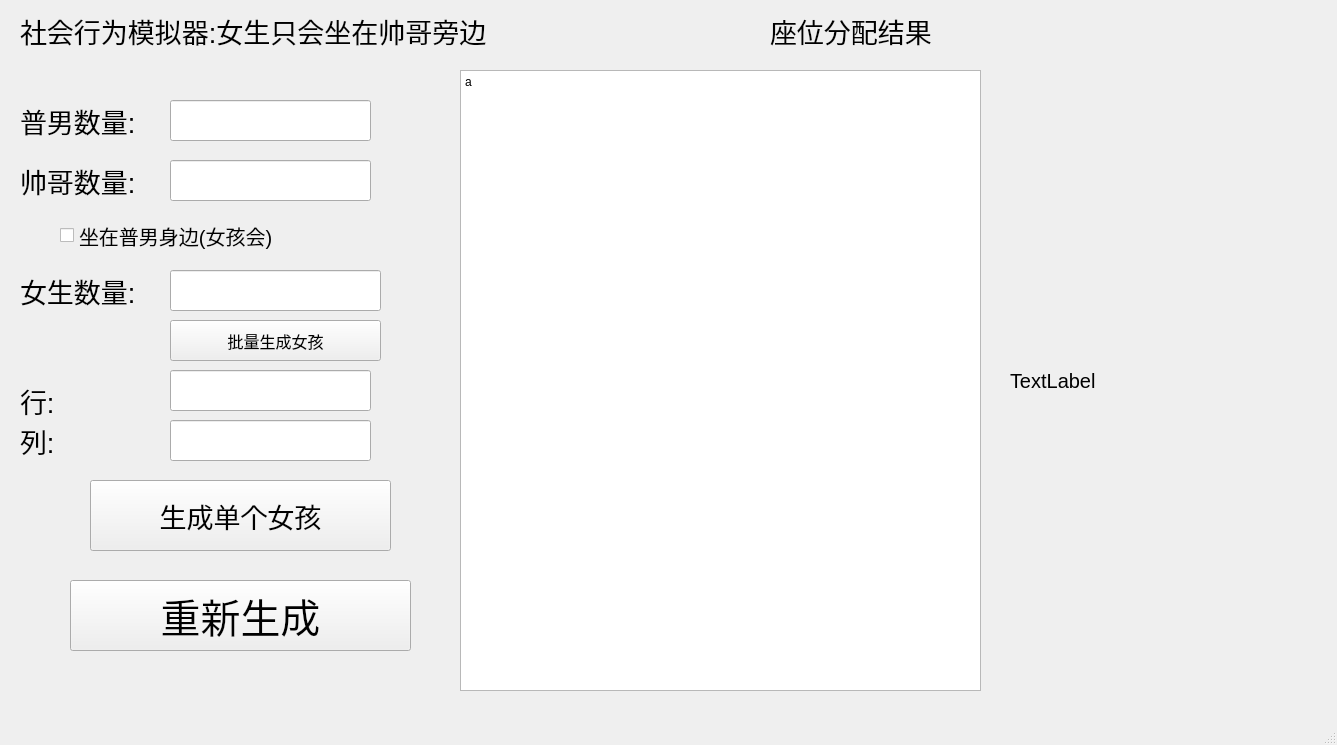
<?xml version="1.0" encoding="UTF-8"?>
<ui version="4.0">
 <class>MainWindow</class>
 <widget class="QMainWindow" name="MainWindow">
  <property name="geometry">
   <rect>
    <x>0</x>
    <y>0</y>
    <width>1337</width>
    <height>745</height>
   </rect>
  </property>
  <property name="windowTitle">
   <string>MainWindow</string>
  </property>
  <widget class="QWidget" name="centralwidget">
   <widget class="QPushButton" name="pushButton">
    <property name="geometry">
     <rect>
      <x>170</x>
      <y>320</y>
      <width>211</width>
      <height>41</height>
     </rect>
    </property>
    <property name="font">
     <font>
      <pointsize>12</pointsize>
     </font>
    </property>
    <property name="text">
     <string>批量生成女孩</string>
    </property>
   </widget>
   <widget class="QLineEdit" name="lineEdit">
    <property name="geometry">
     <rect>
      <x>170</x>
      <y>100</y>
      <width>201</width>
      <height>41</height>
     </rect>
    </property>
   </widget>
   <widget class="QLineEdit" name="lineEdit_2">
    <property name="geometry">
     <rect>
      <x>170</x>
      <y>160</y>
      <width>201</width>
      <height>41</height>
     </rect>
    </property>
   </widget>
   <widget class="QLineEdit" name="lineEdit_3">
    <property name="geometry">
     <rect>
      <x>170</x>
      <y>370</y>
      <width>201</width>
      <height>41</height>
     </rect>
    </property>
   </widget>
   <widget class="QPushButton" name="pushButton_2">
    <property name="geometry">
     <rect>
      <x>90</x>
      <y>480</y>
      <width>301</width>
      <height>71</height>
     </rect>
    </property>
    <property name="font">
     <font>
      <pointsize>20</pointsize>
     </font>
    </property>
    <property name="text">
     <string>生成单个女孩</string>
    </property>
   </widget>
   <widget class="QLabel" name="label">
    <property name="geometry">
     <rect>
      <x>20</x>
      <y>100</y>
      <width>161</width>
      <height>41</height>
     </rect>
    </property>
    <property name="font">
     <font>
      <pointsize>20</pointsize>
     </font>
    </property>
    <property name="text">
     <string>普男数量:</string>
    </property>
   </widget>
   <widget class="QLabel" name="label_2">
    <property name="geometry">
     <rect>
      <x>20</x>
      <y>160</y>
      <width>161</width>
      <height>41</height>
     </rect>
    </property>
    <property name="font">
     <font>
      <pointsize>20</pointsize>
     </font>
    </property>
    <property name="text">
     <string>帅哥数量:</string>
    </property>
   </widget>
   <widget class="QLabel" name="label_3">
    <property name="geometry">
     <rect>
      <x>20</x>
      <y>420</y>
      <width>91</width>
      <height>41</height>
     </rect>
    </property>
    <property name="font">
     <font>
      <pointsize>20</pointsize>
     </font>
    </property>
    <property name="text">
     <string>列:</string>
    </property>
   </widget>
   <widget class="QLabel" name="label_4">
    <property name="geometry">
     <rect>
      <x>20</x>
      <y>270</y>
      <width>161</width>
      <height>41</height>
     </rect>
    </property>
    <property name="font">
     <font>
      <pointsize>20</pointsize>
     </font>
    </property>
    <property name="text">
     <string>女生数量:</string>
    </property>
   </widget>
   <widget class="QLineEdit" name="lineEdit_4">
    <property name="geometry">
     <rect>
      <x>170</x>
      <y>270</y>
      <width>211</width>
      <height>41</height>
     </rect>
    </property>
   </widget>
   <widget class="QLabel" name="label_5">
    <property name="geometry">
     <rect>
      <x>20</x>
      <y>10</y>
      <width>711</width>
      <height>41</height>
     </rect>
    </property>
    <property name="font">
     <font>
      <pointsize>20</pointsize>
     </font>
    </property>
    <property name="text">
     <string>社会行为模拟器:女生只会坐在帅哥旁边</string>
    </property>
   </widget>
   <widget class="QLabel" name="label_6">
    <property name="geometry">
     <rect>
      <x>770</x>
      <y>10</y>
      <width>211</width>
      <height>41</height>
     </rect>
    </property>
    <property name="font">
     <font>
      <pointsize>20</pointsize>
     </font>
    </property>
    <property name="text">
     <string>座位分配结果</string>
    </property>
   </widget>
   <widget class="QPushButton" name="pushButton_3">
    <property name="geometry">
     <rect>
      <x>70</x>
      <y>580</y>
      <width>341</width>
      <height>71</height>
     </rect>
    </property>
    <property name="font">
     <font>
      <pointsize>30</pointsize>
     </font>
    </property>
    <property name="text">
     <string>重新生成</string>
    </property>
   </widget>
   <widget class="QTextEdit" name="textEdit">
    <property name="geometry">
     <rect>
      <x>460</x>
      <y>70</y>
      <width>521</width>
      <height>621</height>
     </rect>
    </property>
    <property name="font">
     <font>
      <weight>50</weight>
      <bold>false</bold>
     </font>
    </property>
    <property name="html">
     <string>&lt;!DOCTYPE HTML PUBLIC &quot;-//W3C//DTD HTML 4.0//EN&quot; &quot;http://www.w3.org/TR/REC-html40/strict.dtd&quot;&gt;
&lt;html&gt;&lt;head&gt;&lt;meta name=&quot;qrichtext&quot; content=&quot;1&quot; /&gt;&lt;style type=&quot;text/css&quot;&gt;
p, li { white-space: pre-wrap; }
&lt;/style&gt;&lt;/head&gt;&lt;body style=&quot; font-family:'SimSun'; font-size:9pt; font-weight:400; font-style:normal;&quot;&gt;
&lt;p style=&quot; margin-top:0px; margin-bottom:0px; margin-left:0px; margin-right:0px; -qt-block-indent:0; text-indent:0px;&quot;&gt;a&lt;/p&gt;&lt;/body&gt;&lt;/html&gt;</string>
    </property>
   </widget>
   <widget class="QLabel" name="label_8">
    <property name="geometry">
     <rect>
      <x>20</x>
      <y>380</y>
      <width>91</width>
      <height>41</height>
     </rect>
    </property>
    <property name="font">
     <font>
      <pointsize>20</pointsize>
     </font>
    </property>
    <property name="text">
     <string>行:</string>
    </property>
   </widget>
   <widget class="QLineEdit" name="lineEdit_5">
    <property name="geometry">
     <rect>
      <x>170</x>
      <y>420</y>
      <width>201</width>
      <height>41</height>
     </rect>
    </property>
   </widget>
   <widget class="QCheckBox" name="checkBox">
    <property name="geometry">
     <rect>
      <x>60</x>
      <y>220</y>
      <width>321</width>
      <height>31</height>
     </rect>
    </property>
    <property name="font">
     <font>
      <pointsize>15</pointsize>
     </font>
    </property>
    <property name="text">
     <string>坐在普男身边(女孩会)</string>
    </property>
   </widget>
   <widget class="QLabel" name="label_7">
    <property name="geometry">
     <rect>
      <x>1010</x>
      <y>80</y>
      <width>261</width>
      <height>601</height>
     </rect>
    </property>
    <property name="font">
     <font>
      <pointsize>15</pointsize>
     </font>
    </property>
    <property name="text">
     <string>TextLabel</string>
    </property>
   </widget>
  </widget>
  <widget class="QMenuBar" name="menubar">
   <property name="geometry">
    <rect>
     <x>0</x>
     <y>0</y>
     <width>1337</width>
     <height>26</height>
    </rect>
   </property>
  </widget>
  <widget class="QStatusBar" name="statusbar"/>
 </widget>
 <resources/>
 <connections/>
</ui>
